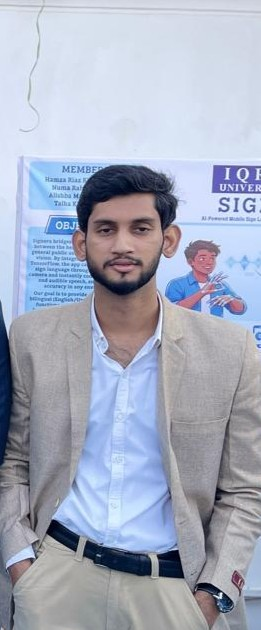
#> input picture src/assets/team/ali.jpeg, 261 x 630 px
$ python -i blur_detector.py   (imports and definitions only)   (older library calls are emulated)
#> lines starting #> are read from the running program, lines starting #| are printed output that depends on the picture
import cv2
import numpy as np
from pathlib import Path


def is_blurry(image_path: str, threshold: float = 80) -> tuple[bool, float]:
    """
    Detect if an image is blurry using Laplacian variance.

    Args:
        image_path: Path to image file
        threshold: Laplacian variance threshold. Below this = blurry.

    Returns:
        Tuple of (is_blurry: bool, score: float)
    """
    if not Path(image_path).exists():
        raise FileNotFoundError(f"Image not found: {image_path}")

    image = cv2.imread(str(image_path))
    if image is None:
        raise ValueError(f"Could not load image: {image_path}")

    gray = cv2.cvtColor(image, cv2.COLOR_BGR2GRAY)
    laplacian_var = cv2.Laplacian(gray, cv2.CV_64F).var()

    return laplacian_var < threshold, float(laplacian_var)


class BlurDetector:
    """Detect blurry pages in PDFs to skip low-quality content."""

    def __init__(self, threshold: float = 80):
        """
        Initialize blur detector.

        Args:
            threshold: Laplacian variance threshold (default 80)
        """
        self.threshold = threshold
        self.blur_scores = []

    def detect_blur_in_image(self, image) -> tuple[bool, float]:
        """
        Analyze a PIL image for blur.

        Args:
            image: PIL Image object

        Returns:
            Tuple of (is_blurry: bool, score: float)
        """
        try:
            cv_image = cv2.cvtColor(np.array(image), cv2.COLOR_RGB2BGR)
#> cv_image is the input picture: shape (630, 261, 3); mean B, G, R 191.1, 173.1, 166.1
            gray = cv2.cvtColor(cv_image, cv2.COLOR_BGR2GRAY)
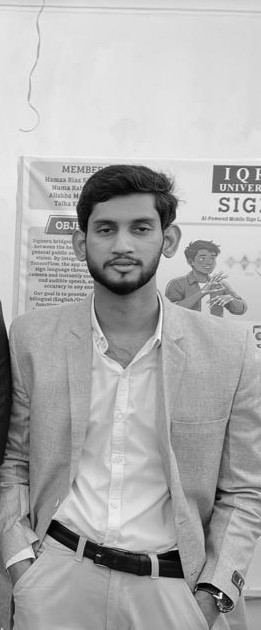
#> gray: shape (630, 261); min 1, max 253, mean 173.1
            laplacian_var = cv2.Laplacian(gray, cv2.CV_64F).var()
#> laplacian_var = 590.5
            is_blurry = laplacian_var < self.threshold
#> is_blurry = False
            return is_blurry, float(laplacian_var)
        except Exception as e:
            print(f"Error analyzing image: {e}")
            return None, None

>>> import cv2
>>> picture = cv2.cvtColor(cv2.imread('../../../../src/assets/team/ali.jpeg'), cv2.COLOR_BGR2RGB)
>>> result = BlurDetector().detect_blur_in_image(picture)
#> result = (False, 590.5)

$ run again, on src/assets/team/shah.jpeg
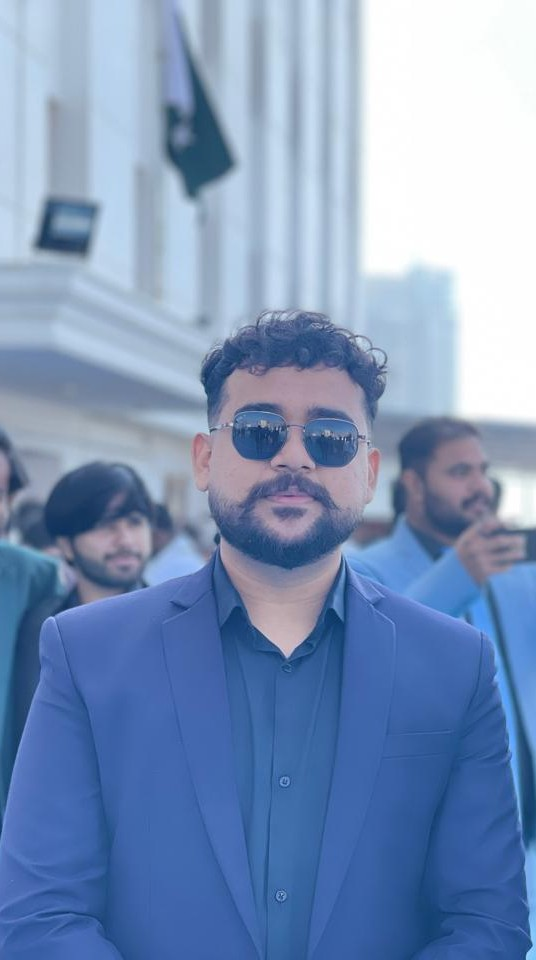
#> input picture src/assets/team/shah.jpeg, 536 x 960 px
#> in detect_blur_in_image, cv_image is the input picture: shape (960, 536, 3); mean B, G, R 185.7, 148.5, 124.5
#> in detect_blur_in_image, `gray = cv2.cvtColor(cv_image, cv2.COLOR_BGR2GRAY)`:
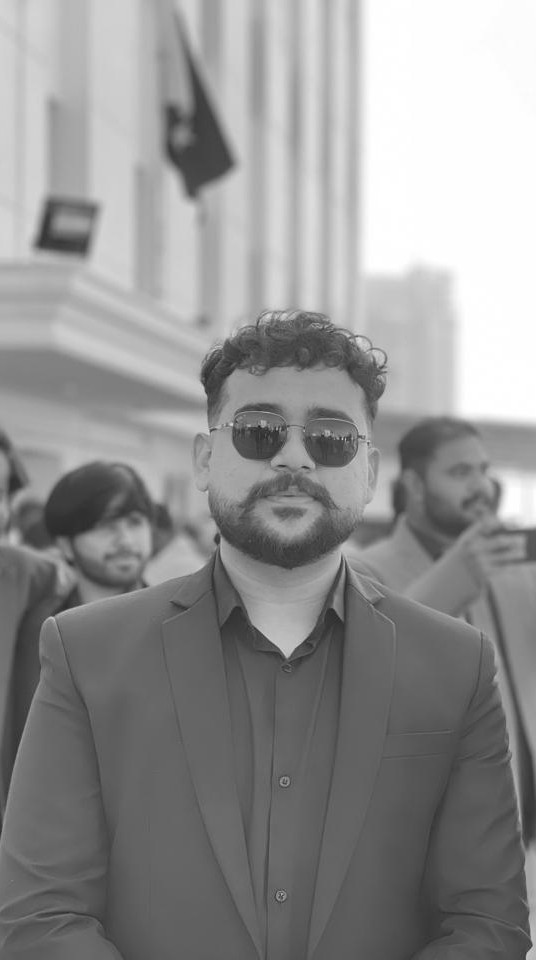
#> gray: shape (960, 536); min 28, max 255, mean 145.6
#> laplacian_var = 51.47
#> is_blurry = True
#> result = (True, 51.47)
